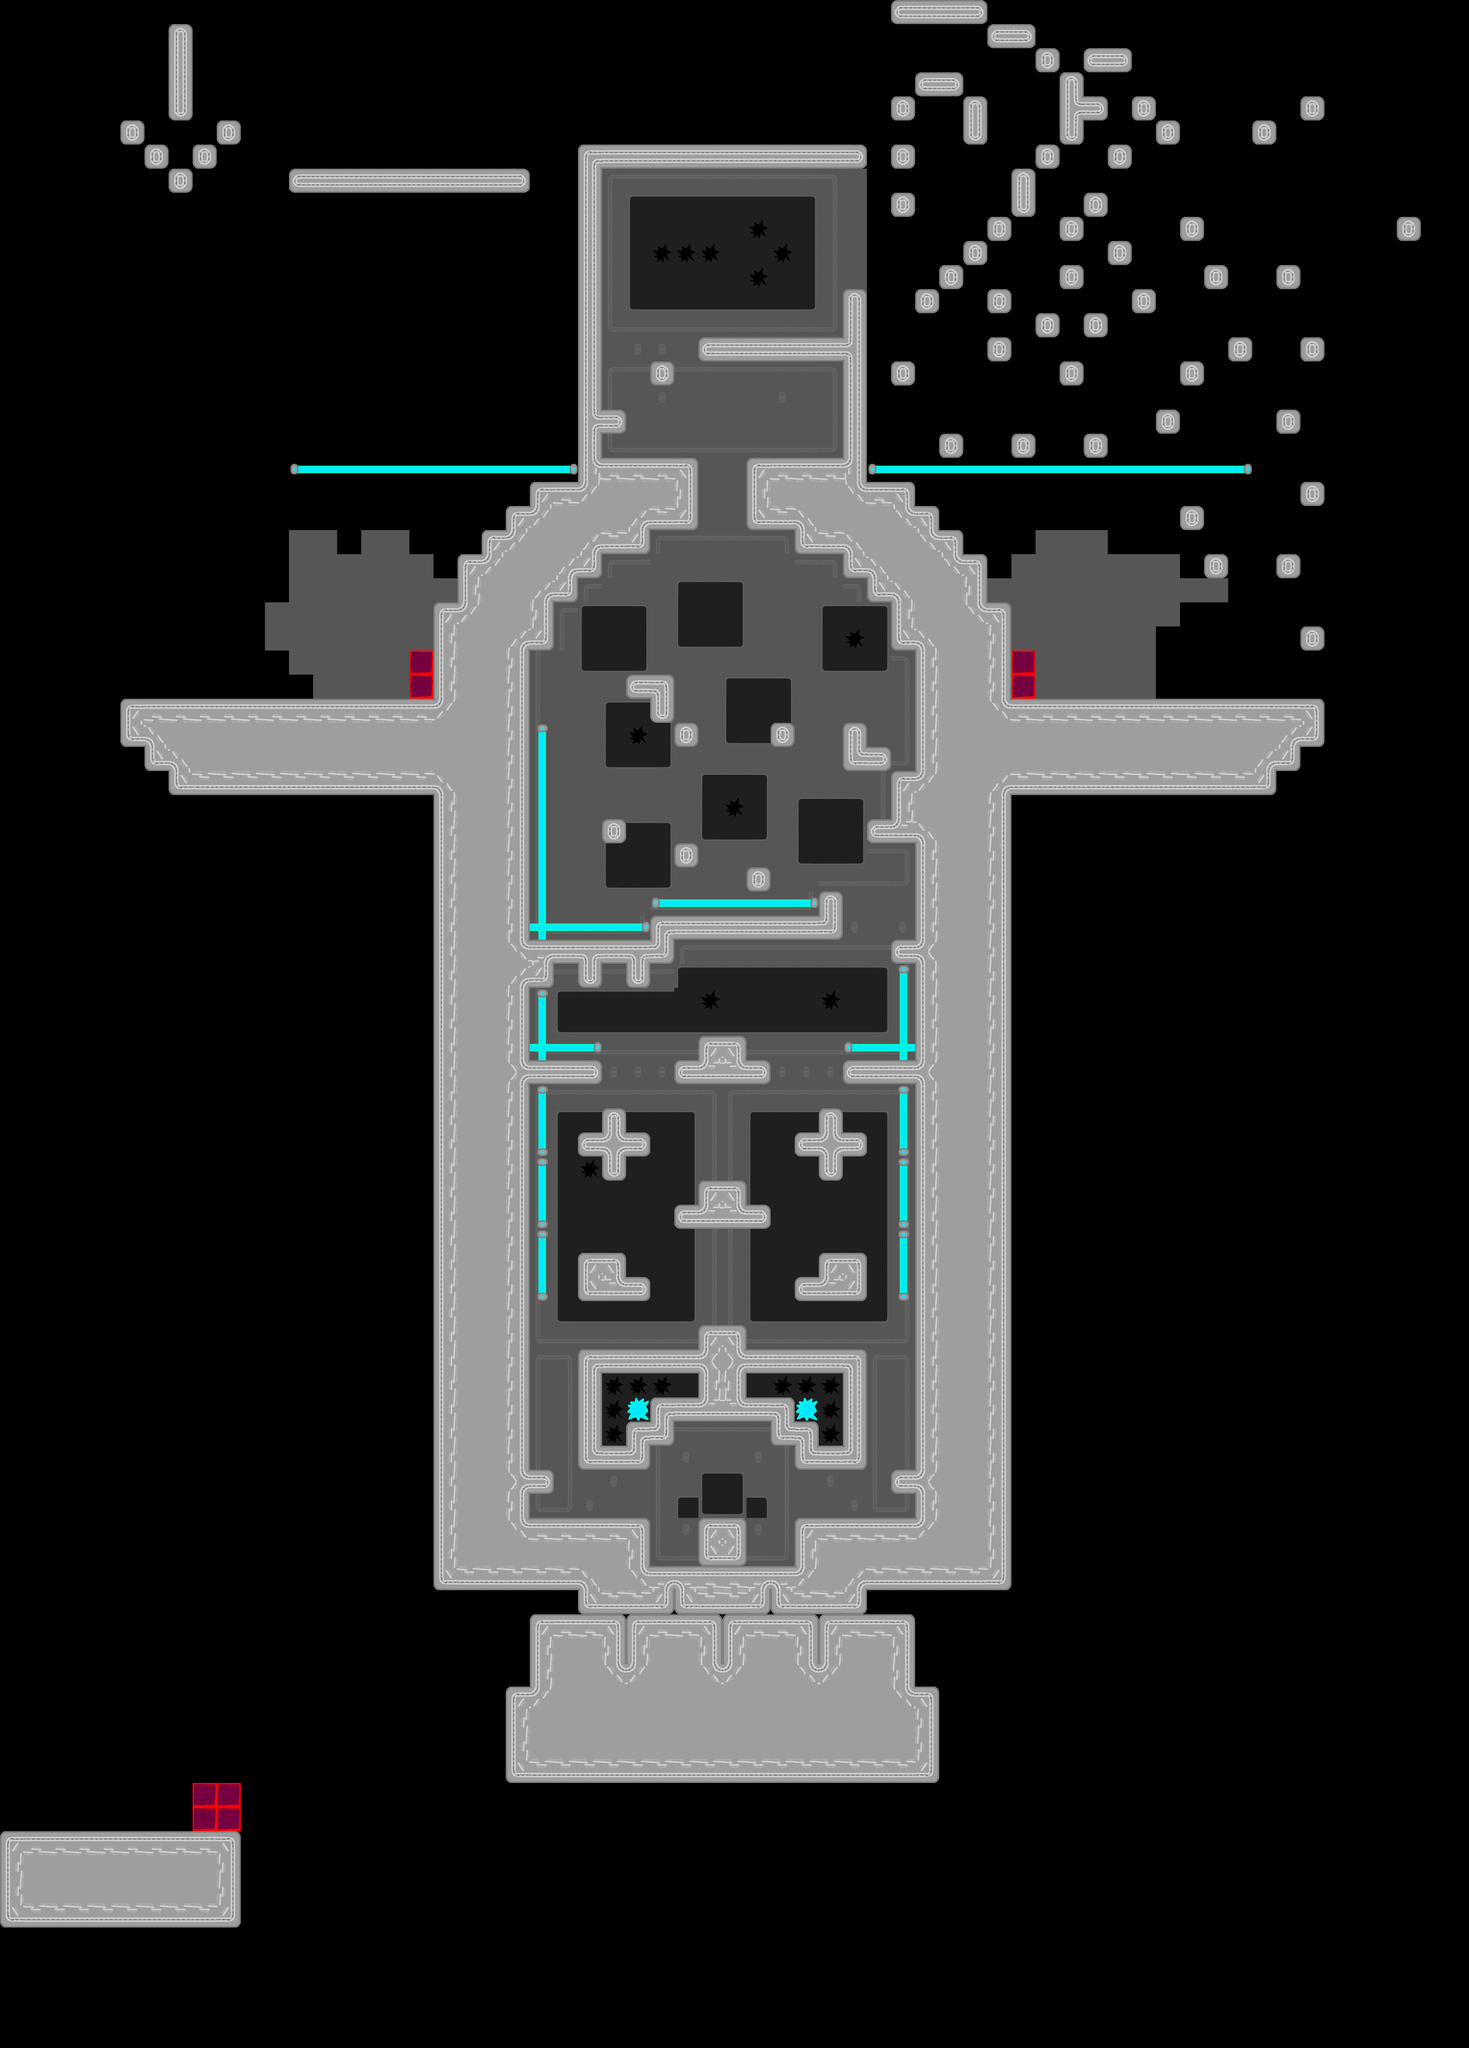

The image is a tile-based game level rendered from a .tmx file. Its description and source (layers, tilesets, objects; grid data summarised) follow:
An orthogonal 61x85 tile map with 64x64 px tiles, 3 tile layers (background, lasers, walls) and 198 objects.

<map version="1.10" tiledversion="2026.01.10" orientation="orthogonal" renderorder="right-down" width="61" height="85" tilewidth="64" tileheight="64" infinite="0" nextlayerid="10" nextobjectid="215">
 <tileset firstgid="1" source="alien.tsx" />
 <layer id="3" name="background" width="61" height="85">
  <data>[5185 cells, 845 non-empty, 20 distinct tile ids]</data>
 </layer>
 <objectgroup id="9" name="displays">
  <object id="38" gid="76" x="1888" y="1184" width="320" height="192">
   <properties>
    <property name="race_id" type="int" value="0" />
   </properties>
  </object>
  <object id="39" gid="76" x="832" y="1728" width="320" height="192">
   <properties>
    <property name="race_id" type="int" value="1" />
   </properties>
  </object>
  <object id="40" gid="76" x="2720" y="1728" width="320" height="192">
   <properties>
    <property name="race_id" type="int" value="1" />
   </properties>
  </object>
 </objectgroup>
 <objectgroup id="8" name="checkpoints">
  <object id="12" gid="50" x="1888" y="4032" width="64" height="64" />
  <object id="13" gid="50" x="1792" y="1216" width="64" height="64" />
  <object id="41" gid="50" x="2944" y="1856" width="64" height="64" />
  <object id="42" gid="50" x="896" y="1856" width="64" height="64" />
 </objectgroup>
 <objectgroup id="7" name="ends">
  <object id="6" gid="40" x="1664" y="3968" width="64" height="64">
   <properties>
    <property name="race_id" type="int" value="0" />
    <property name="type" value="start" />
   </properties>
  </object>
  <object id="7" gid="40" x="1664" y="4032" width="64" height="64">
   <properties>
    <property name="race_id" type="int" value="0" />
    <property name="type" value="start" />
   </properties>
  </object>
  <object id="8" gid="40" x="2112" y="4032" width="64" height="64">
   <properties>
    <property name="race_id" type="int" value="0" />
    <property name="type" value="start" />
   </properties>
  </object>
  <object id="9" gid="40" x="2112" y="3968" width="64" height="64">
   <properties>
    <property name="race_id" type="int" value="0" />
    <property name="type" value="start" />
   </properties>
  </object>
  <object id="10" gid="40" x="1856" y="1280" width="64" height="64">
   <properties>
    <property name="race_id" type="int" value="0" />
    <property name="type" value="end" />
   </properties>
  </object>
  <object id="11" gid="40" x="1920" y="1280" width="64" height="64">
   <properties>
    <property name="race_id" type="int" value="0" />
    <property name="type" value="end" />
   </properties>
  </object>
  <object id="15" gid="40" x="2240" y="768" width="64" height="64">
   <properties>
    <property name="race_id" type="int" value="1" />
    <property name="type" value="start" />
   </properties>
  </object>
  <object id="16" gid="40" x="2240" y="704" width="64" height="64">
   <properties>
    <property name="race_id" type="int" value="1" />
    <property name="type" value="start" />
   </properties>
  </object>
  <object id="17" gid="40" x="2240" y="640" width="64" height="64">
   <properties>
    <property name="race_id" type="int" value="1" />
    <property name="type" value="start" />
   </properties>
  </object>
  <object id="18" gid="40" x="2240" y="576" width="64" height="64">
   <properties>
    <property name="race_id" type="int" value="1" />
    <property name="type" value="start" />
   </properties>
  </object>
  <object id="19" gid="40" x="2240" y="512" width="64" height="64">
   <properties>
    <property name="race_id" type="int" value="1" />
    <property name="type" value="start" />
   </properties>
  </object>
  <object id="20" gid="40" x="768" y="1344" width="64" height="64">
   <properties>
    <property name="race_id" type="int" value="1" />
    <property name="type" value="end" />
   </properties>
  </object>
  <object id="21" gid="40" x="768" y="1408" width="64" height="64">
   <properties>
    <property name="race_id" type="int" value="1" />
    <property name="type" value="end" />
   </properties>
  </object>
  <object id="22" gid="40" x="768" y="1472" width="64" height="64">
   <properties>
    <property name="race_id" type="int" value="1" />
    <property name="type" value="end" />
   </properties>
  </object>
  <object id="23" gid="40" x="768" y="1536" width="64" height="64">
   <properties>
    <property name="race_id" type="int" value="1" />
    <property name="type" value="end" />
   </properties>
  </object>
  <object id="24" gid="40" x="768" y="1600" width="64" height="64">
   <properties>
    <property name="race_id" type="int" value="1" />
    <property name="type" value="end" />
   </properties>
  </object>
  <object id="25" gid="40" x="768" y="1664" width="64" height="64">
   <properties>
    <property name="race_id" type="int" value="1" />
    <property name="type" value="end" />
   </properties>
  </object>
  <object id="26" gid="40" x="768" y="1728" width="64" height="64">
   <properties>
    <property name="race_id" type="int" value="1" />
    <property name="type" value="end" />
   </properties>
  </object>
  <object id="27" gid="40" x="768" y="1792" width="64" height="64">
   <properties>
    <property name="race_id" type="int" value="1" />
    <property name="type" value="end" />
   </properties>
  </object>
  <object id="28" gid="40" x="768" y="1856" width="64" height="64">
   <properties>
    <property name="race_id" type="int" value="1" />
    <property name="type" value="end" />
   </properties>
  </object>
  <object id="29" gid="40" x="3072" y="1344" width="64" height="64">
   <properties>
    <property name="race_id" type="int" value="1" />
    <property name="type" value="end" />
   </properties>
  </object>
  <object id="30" gid="40" x="3072" y="1408" width="64" height="64">
   <properties>
    <property name="race_id" type="int" value="1" />
    <property name="type" value="end" />
   </properties>
  </object>
  <object id="31" gid="40" x="3072" y="1472" width="64" height="64">
   <properties>
    <property name="race_id" type="int" value="1" />
    <property name="type" value="end" />
   </properties>
  </object>
  <object id="32" gid="40" x="3072" y="1536" width="64" height="64">
   <properties>
    <property name="race_id" type="int" value="1" />
    <property name="type" value="end" />
   </properties>
  </object>
  <object id="33" gid="40" x="3072" y="1600" width="64" height="64">
   <properties>
    <property name="race_id" type="int" value="1" />
    <property name="type" value="end" />
   </properties>
  </object>
  <object id="34" gid="40" x="3072" y="1664" width="64" height="64">
   <properties>
    <property name="race_id" type="int" value="1" />
    <property name="type" value="end" />
   </properties>
  </object>
  <object id="35" gid="40" x="3072" y="1728" width="64" height="64">
   <properties>
    <property name="race_id" type="int" value="1" />
    <property name="type" value="end" />
   </properties>
  </object>
  <object id="36" gid="40" x="3072" y="1792" width="64" height="64">
   <properties>
    <property name="race_id" type="int" value="1" />
    <property name="type" value="end" />
   </properties>
  </object>
  <object id="37" gid="40" x="3072" y="1856" width="64" height="64">
   <properties>
    <property name="race_id" type="int" value="1" />
    <property name="type" value="end" />
   </properties>
  </object>
 </objectgroup>
 <objectgroup id="6" name="platforms">
  <!-- 6 objects omitted --></objectgroup>
 <layer id="2" name="lasers" width="61" height="85">
  <data>[5185 cells, 77 non-empty, 6 distinct tile ids]</data>
 </layer>
 <layer id="1" name="walls" width="61" height="85">
  <data>[5185 cells, 961 non-empty, 39 distinct tile ids]</data>
 </layer>
 <objectgroup id="5" name="special">
  <!-- 17 objects omitted --></objectgroup>
 <objectgroup id="4" name="collisions" opacity="0.15">
  <!-- 139 objects omitted --></objectgroup>
</map>
<!-- 162 of 198 objects omitted -->
